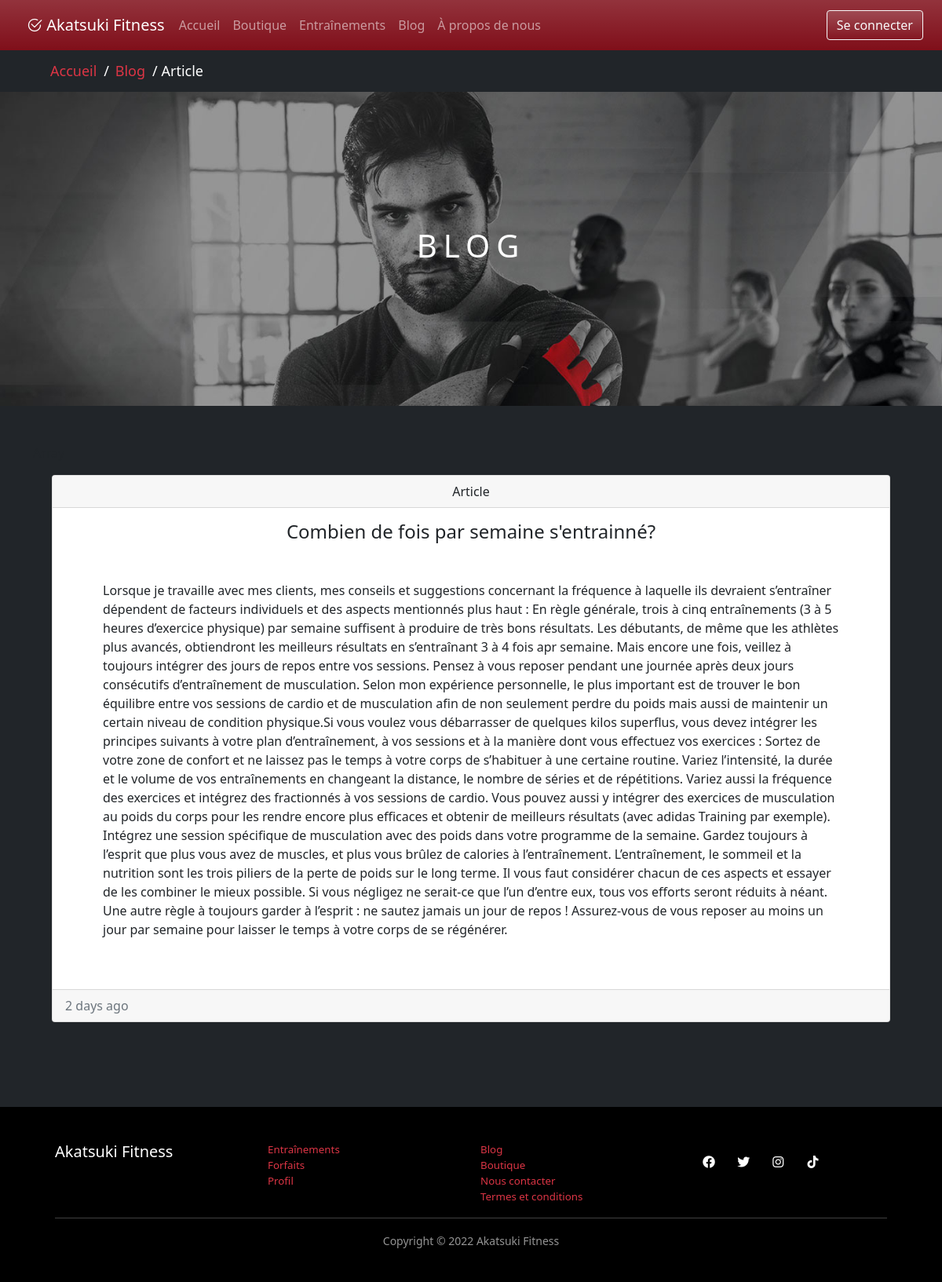
/blog_article.php?idblog=1, run on the app's committed database.
### tables this page shows
CREATE TABLE `blog` (
  `idblog` int(11) NOT NULL,
  `idcategorie` int(11) NOT NULL,
  `imageID` int(11) DEFAULT NULL,
  `titre` varchar(150) NOT NULL,
  `description` varchar(150) DEFAULT NULL,
  `date` date NOT NULL,
  `auteur` varchar(50) NOT NULL,
  `couleur` varchar(50) DEFAULT NULL,
  `article` varchar(20000) DEFAULT NULL
);

### db/conn.php (called while the page is built)
<?php
$host = 'localhost';
$db = 'akatsuki_db';
$user = 'root';
$pass = '';
$chartset = 'utf8mb4';
$dsn = "mysql:host=$host;dbname=$db;chartset=$chartset";
try {
    $pdo = new PDO($dsn, $user, $pass);
    $pdo->setAttribute(PDO::ATTR_ERRMODE, PDO::ERRMODE_EXCEPTION);
} catch (PDOException $e) {
    throw new PDOException($e->getMessage());
}
require_once 'Crud.php';
$crud = new Crud($pdo);

### db/Crud.php (called while the page is built, shortened)
<?php
class Crud
{
    private $db;
    public function __construct($conn)
    {
        $this->db = $conn;
    }
    public function getBlogByID($id){
        try {
            $sql = "SELECT * FROM  `blog` WHERE `idblog`= '$id' ";
            $stmt = $this->db->prepare($sql);
            $stmt->execute();
            $result = $stmt->fetchAll();
            return $result;
        } catch (PDOException $e) {
            echo $e->getMessage();
            return false;
        }
    }
}

### blog_article.php (the view, shortened to what this page needs)
<?php
require_once('includes/header.php');
$blog = null;
if (isset($_GET["idblog"])){
    $blog = $crud->getBlogByID($_GET['idblog'])[0];
}
?>
<main class="bg-dark">
    <div class="container">
        <div class="card-group container-fluid ">
            <div class="card mt-3 mb-5">
                <div class="card-header text-center">
                    Article
                </div>
                <div class="card-body">
                    <h4 class="card-title text-center "><?php echo ($blog['titre']) ?></h4>
                    <div class="m-5">
                        <p><?php echo ($blog['article']) ?></p>
                    </div>
                </div>
                <div class="card-footer text-muted">
                    2 days ago
                </div>
            </div>
        </div>
    </div>
</main>
<?php
require_once('includes/footer.php');
?>

### css/style.css (style rules this page uses)
.card-body { flex: 1 1 auto; padding: 1rem 1rem; }

### css/style-blog.css (style rules this page uses)
* { box-sizing: border-box; }

### data on the page
blog: titre "Combien de fois par semaine s'entrainné?", article "Lorsque je travaille avec mes clients, mes conseils et suggestions concernant la fréquence à laquelle ils devraient s’entraîner dépendent de facteurs individuels et des aspects mentionnés plus haut : En règle générale, trois à cinq entraînements (3 à 5 heures d’exercice physique) par semaine suffisent à produire de très bons résultats. Les débutants, de même que les athlètes plus avancés, obtiendront les meilleurs résultats en s’entraînant 3 à 4 fois apr semaine. Mais encore une fois, veillez à toujours intégrer des jours de repos entre vos sessions. Pensez à vous reposer pendant une journée après deux jours consécutifs d’entraînement de musculation. Selon mon expérience personnelle, le…"

### other printed values
$landing_title "BLOG"
